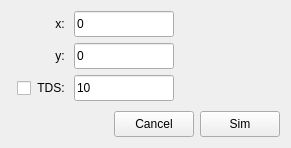
<?xml version="1.0" encoding="UTF-8"?>
<ui version="4.0">
 <class>CbedFrame</class>
 <widget class="QWidget" name="CbedFrame">
  <property name="geometry">
   <rect>
    <x>0</x>
    <y>0</y>
    <width>291</width>
    <height>148</height>
   </rect>
  </property>
  <property name="windowTitle">
   <string>Form</string>
  </property>
  <layout class="QGridLayout" name="gridLayout" rowstretch="1,1,1,0,1" columnstretch="0,0,0" columnminimumwidth="50,100,100">
   <item row="4" column="0" colspan="3">
    <layout class="QHBoxLayout" name="horizontalLayout_2">
     <item>
      <spacer name="horizontalSpacer">
       <property name="orientation">
        <enum>Qt::Horizontal</enum>
       </property>
       <property name="sizeHint" stdset="0">
        <size>
         <width>40</width>
         <height>20</height>
        </size>
       </property>
      </spacer>
     </item>
     <item>
      <widget class="QPushButton" name="btnCancel">
       <property name="sizePolicy">
        <sizepolicy hsizetype="Minimum" vsizetype="Fixed">
         <horstretch>0</horstretch>
         <verstretch>0</verstretch>
        </sizepolicy>
       </property>
       <property name="minimumSize">
        <size>
         <width>0</width>
         <height>26</height>
        </size>
       </property>
       <property name="maximumSize">
        <size>
         <width>100</width>
         <height>16777215</height>
        </size>
       </property>
       <property name="text">
        <string>Cancel</string>
       </property>
      </widget>
     </item>
     <item>
      <widget class="QPushButton" name="btnSim">
       <property name="sizePolicy">
        <sizepolicy hsizetype="Minimum" vsizetype="Fixed">
         <horstretch>0</horstretch>
         <verstretch>0</verstretch>
        </sizepolicy>
       </property>
       <property name="minimumSize">
        <size>
         <width>0</width>
         <height>26</height>
        </size>
       </property>
       <property name="maximumSize">
        <size>
         <width>100</width>
         <height>16777215</height>
        </size>
       </property>
       <property name="text">
        <string>Sim</string>
       </property>
      </widget>
     </item>
    </layout>
   </item>
   <item row="0" column="1">
    <widget class="QLineEdit" name="edtPosX">
     <property name="sizePolicy">
      <sizepolicy hsizetype="Expanding" vsizetype="Fixed">
       <horstretch>0</horstretch>
       <verstretch>0</verstretch>
      </sizepolicy>
     </property>
     <property name="minimumSize">
      <size>
       <width>0</width>
       <height>26</height>
      </size>
     </property>
     <property name="maximumSize">
      <size>
       <width>100</width>
       <height>16777215</height>
      </size>
     </property>
     <property name="text">
      <string>0</string>
     </property>
    </widget>
   </item>
   <item row="2" column="1">
    <widget class="QLineEdit" name="edtTds">
     <property name="sizePolicy">
      <sizepolicy hsizetype="Expanding" vsizetype="Fixed">
       <horstretch>0</horstretch>
       <verstretch>0</verstretch>
      </sizepolicy>
     </property>
     <property name="minimumSize">
      <size>
       <width>0</width>
       <height>26</height>
      </size>
     </property>
     <property name="maximumSize">
      <size>
       <width>100</width>
       <height>16777215</height>
      </size>
     </property>
     <property name="text">
      <string>10</string>
     </property>
    </widget>
   </item>
   <item row="1" column="1">
    <widget class="QLineEdit" name="edtPosY">
     <property name="sizePolicy">
      <sizepolicy hsizetype="Expanding" vsizetype="Fixed">
       <horstretch>0</horstretch>
       <verstretch>0</verstretch>
      </sizepolicy>
     </property>
     <property name="minimumSize">
      <size>
       <width>0</width>
       <height>26</height>
      </size>
     </property>
     <property name="maximumSize">
      <size>
       <width>100</width>
       <height>16777215</height>
      </size>
     </property>
     <property name="text">
      <string>0</string>
     </property>
    </widget>
   </item>
   <item row="3" column="1">
    <spacer name="vSpacer">
     <property name="orientation">
      <enum>Qt::Vertical</enum>
     </property>
     <property name="sizeType">
      <enum>QSizePolicy::Expanding</enum>
     </property>
     <property name="sizeHint" stdset="0">
      <size>
       <width>20</width>
       <height>106</height>
      </size>
     </property>
    </spacer>
   </item>
   <item row="1" column="0">
    <widget class="QLabel" name="label">
     <property name="text">
      <string>y: </string>
     </property>
     <property name="alignment">
      <set>Qt::AlignRight|Qt::AlignTrailing|Qt::AlignVCenter</set>
     </property>
    </widget>
   </item>
   <item row="0" column="0">
    <widget class="QLabel" name="label_2">
     <property name="text">
      <string>x: </string>
     </property>
     <property name="alignment">
      <set>Qt::AlignRight|Qt::AlignTrailing|Qt::AlignVCenter</set>
     </property>
    </widget>
   </item>
   <item row="2" column="0">
    <layout class="QHBoxLayout" name="horizontalLayout" stretch="0,0,0">
     <property name="spacing">
      <number>6</number>
     </property>
     <item>
      <spacer name="horizontalSpacer_2">
       <property name="orientation">
        <enum>Qt::Horizontal</enum>
       </property>
       <property name="sizeHint" stdset="0">
        <size>
         <width>0</width>
         <height>20</height>
        </size>
       </property>
      </spacer>
     </item>
     <item>
      <widget class="QCheckBox" name="chkTds">
       <property name="sizePolicy">
        <sizepolicy hsizetype="Fixed" vsizetype="Expanding">
         <horstretch>0</horstretch>
         <verstretch>0</verstretch>
        </sizepolicy>
       </property>
       <property name="text">
        <string/>
       </property>
      </widget>
     </item>
     <item>
      <widget class="QLabel" name="label_3">
       <property name="sizePolicy">
        <sizepolicy hsizetype="Fixed" vsizetype="Expanding">
         <horstretch>0</horstretch>
         <verstretch>0</verstretch>
        </sizepolicy>
       </property>
       <property name="text">
        <string>TDS: </string>
       </property>
       <property name="alignment">
        <set>Qt::AlignRight|Qt::AlignTrailing|Qt::AlignVCenter</set>
       </property>
      </widget>
     </item>
    </layout>
   </item>
  </layout>
 </widget>
 <resources/>
 <connections/>
</ui>
